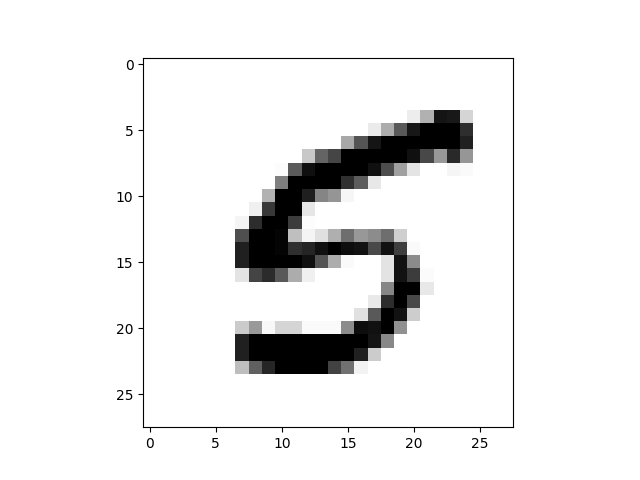

Write Python code to recreate this figure.
from sklearn.datasets import fetch_openml
import matplotlib
import matplotlib.pyplot as plt
import numpy as np
from sklearn.linear_model import LogisticRegression
from sklearn.model_selection import cross_val_score


mnist=fetch_openml('mnist_784')
# loading mnist datasets into x and y
x,y=mnist["data"],mnist["target"]

# this is done so that the data is split for training and testing
x_train=x[0:60000]
x_test = x[60000:70000]
y_train = y[0:60000]
y_test = y[60000:70000]
digit_show=x[65432]

#reshaping the selected digit into 28p*28px format
digit_img=digit_show.reshape(28,28) 

# this is done so that the system is trained with all the datasets
shuffle=np.random.permutation(60000)
x_train=x[shuffle]
y_train = y[shuffle]


# 6 detector this will give a binary output ie---TRUE/FALSE. so we are making a binary classifier
y_train=y_train.astype(np.int8)
y_test = y_test.astype(np.int8) #these lines are used to convert the string to int in numpy
y_train_6=(y_train==5)
y_test_6 = (y_test == 5)





# this line is used to plot the given select digit in matplot lib
plt.imshow(digit_img,cmap=matplotlib.cm.binary,interpolation="nearest")

# adding a classifier
clf=LogisticRegression(tol=0.1)
clf.fit(x_train,y_train_6)
a=clf.predict([digit_show])
print("\n\n\nThis is ", a)
# cross_val_score(clf,x_train,y_test_6,cv=3,scoring="accuracy")
plt.show()
